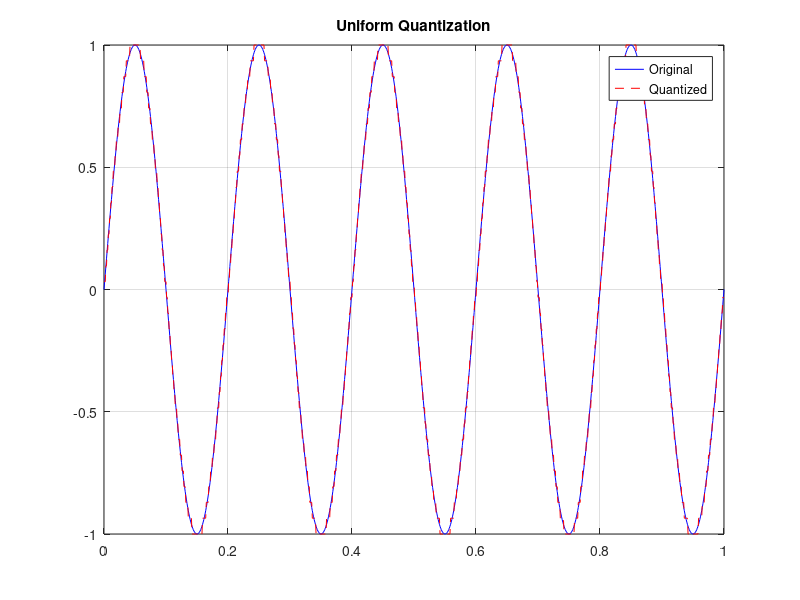

Write MATLAB code to recreate this figure.
% Problem 7: Uniform Quantizer
% Objective: Implement a uniform quantizer and quantize a sine wave.

clc; clear; close all;

f = input('Enter signal frequency (Hz): ');
bits = input('Enter number of bits: ');

t = 0:0.001:1;
x = sin(2*pi*f*t);

L = 2^bits;
d = 2/(L-1);

xq = round((x+1)/d)*d-1;
xq = min(max(xq,-1),1);

plot(t,x,'b',t,xq,'r--');
legend('Original','Quantized');
title('Uniform Quantization');
grid on;
